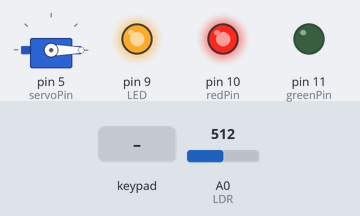
Recording of a sketch running on a simulated Arduino Uno, built with avr-gcc and run on an emulated ATmega328P. Shown: servo, output pins drawn as LEDs (lit = HIGH). Inputs (shaded band) come from the test bench; at power-on: A0 (LDR) = 512. What the sketch prints to the serial monitor is not drawn.

Above: at 2.2 s.
2.3 s: keypad keys 1 2 3 A pressed 0.4 s apart
At 4.5 s:
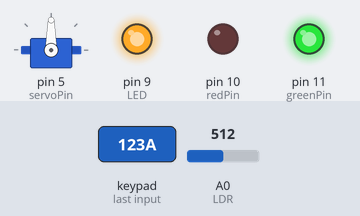
5.4 s: A0 (LDR) set to 683
6.9 s: A0 (LDR) set to 712
At 7.5 s:
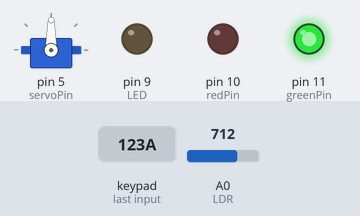
8.4 s: key '*' pressed
At 8.9 s:
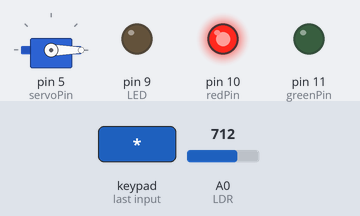
11.4 s: keypad keys 1 2 3 A # pressed 0.4 s apart
At 13.6 s:
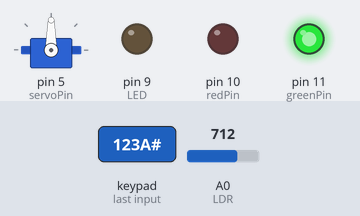
Timing chart, 0 to 15.5 s (numbered marks = the images above; inputs shaded):
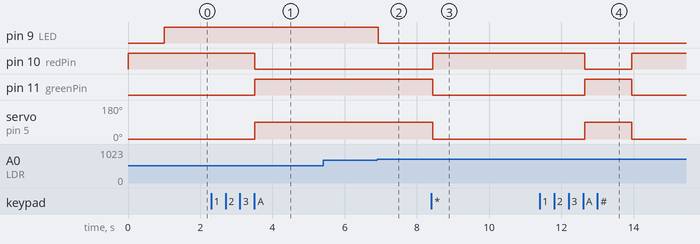

Measured:
- the behaviour switches between 700 and 701 on A0 (LDR) (found by bisection; images 1 and 2)
- after the input at 2.3 s, pin 10 (redPin): HIGH → LOW after 1.2 s; pin 11 (greenPin): LOW → HIGH after 1.2 s; servo on pin 5 (servoPin): 0° → 90° after 1.2 s
- after the input at 5.4 s, every drawn part: stays the same
- after the input at 6.9 s, pin 9 (LED): HIGH → LOW at once
- after the input at 8.4 s, pin 10 (redPin): LOW → HIGH at once; pin 11 (greenPin): HIGH → LOW at once; servo on pin 5 (servoPin): 90° → 0° at once
- after the input at 11.4 s, pin 10 (redPin): HIGH → LOW after 1.2 s, → HIGH 1.3 s later; pin 11 (greenPin): LOW → HIGH after 1.2 s, → LOW 1.3 s later; servo on pin 5 (servoPin): 0° → 90° after 1.2 s, → 0° 1.3 s later

The sketch:

keypad.ino
```cpp
#include <Key.h>
#include <Keypad.h>
#include <Servo.h>
int servoPin = 5;
int LED = 9;
int LDR = A0;
// Create a servo object
Servo Servo1;

// Listing 9-1
// Beginning of necessary code
#include "Keypad.h"
char* secretCode = "123A";
int position = 0;

const byte ROWS = 4; // set display to four rows
const byte COLS = 4; // set display to three columns
char keys[ROWS][COLS] =
{{'1','2','3','A'},
{'4','5','6','B'},
{'7','8','9','C'},
 {'*','0','#','D'}};
 //byte rowPins[ROWS] = {5, 4, 3, 2};
 //byte colPins[COLS] = {8, 7, 6, 9};
 byte rowPins[ROWS] = {A1, A2, A3, A4};
 byte colPins[COLS] = { A5, 4, 3, 2};


Keypad keypad = Keypad( makeKeymap(keys), rowPins, colPins, ROWS, COLS );
 // End of necessary code
int redPin = 10;
int greenPin = 11;

void setup()
{
Serial.begin(9600);
pinMode(redPin, OUTPUT);
pinMode(greenPin, OUTPUT);
setLocked(true);
Servo1.attach(servoPin);
pinMode(LED, OUTPUT);
pinMode(LDR, INPUT);
}
void loop()
{
char key = keypad.getKey();
//dddddddddddddddddddddddddddddddddddddddddddddddddddddddddddddddddddddddddd
int LDRValue = analogRead(LDR);
//Serial.print("sensor = ");
//Serial.print(LDRValue);
if (LDRValue <=700)
{
digitalWrite(LED, HIGH);
//Serial.println("It's Dark Outside; Lights status: ON");
}
else
{
digitalWrite(LED, LOW);
//Serial.println("It's Bright Outside; Lights status: OFF");
}


//ddddddddddddddddddddddddddddddddddddddddddddddddddddddddddddddddddddddddd
if (key != NO_KEY)
{
Serial.print(key);
}
if (key == '*' || key == '#')
{
position = 0;
setLocked(true);
}
if (key == secretCode[position])
{
position ++;
}
if (position == 4)
{
setLocked(false);
}
delay(100);
}
void setLocked(int locked)
{
if (locked)
{
digitalWrite(redPin, HIGH);
digitalWrite(greenPin, LOW);
Servo1.write(0);
delay(1000);

}
else
{
digitalWrite(redPin, LOW);
digitalWrite(greenPin, HIGH);
Servo1.write(90);
delay(1000);


}
}
```
